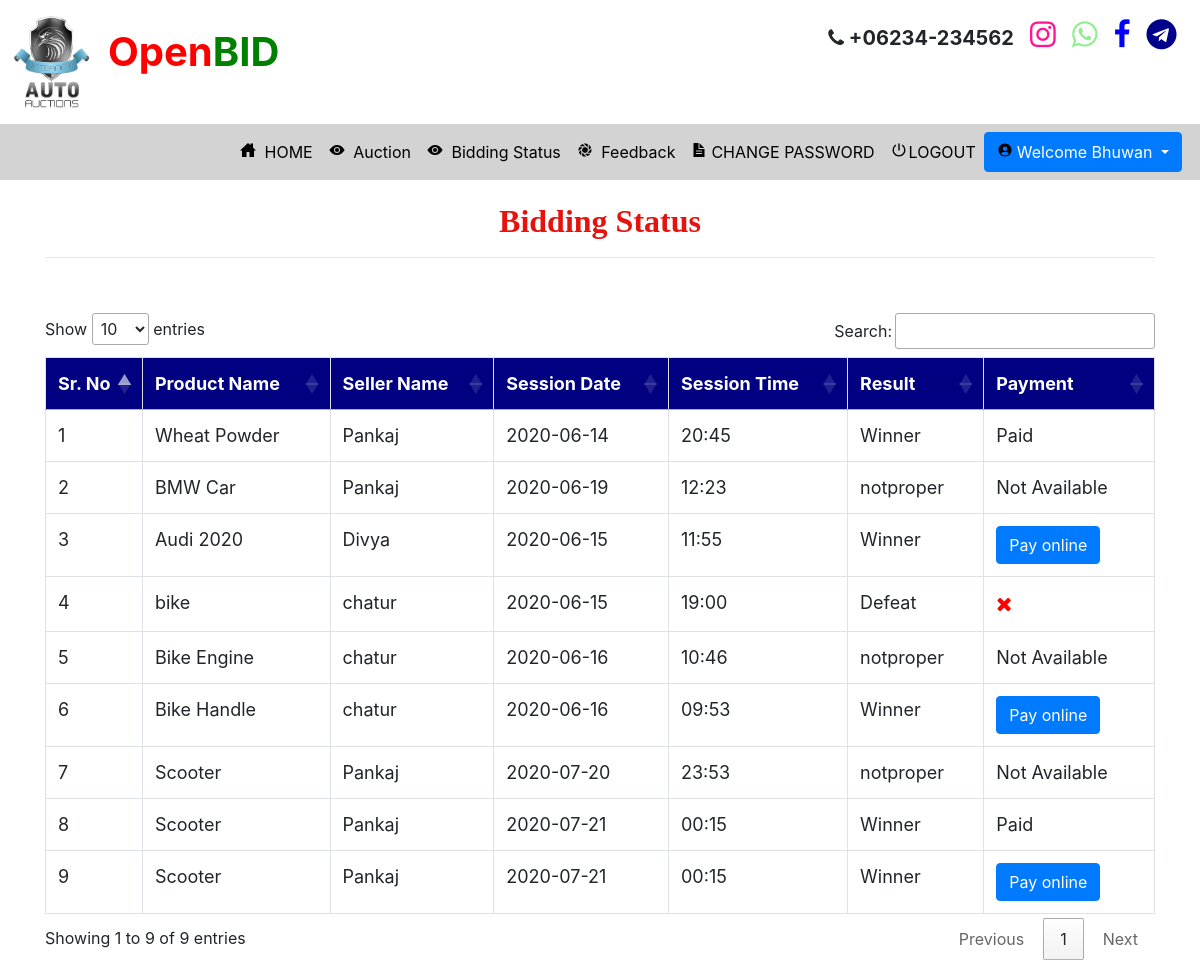
Screenshot of /bidding_status (signed in) with the database file from the repository.
### auction/models.py (models this page shows, shortened)
class Participant(models.Model):
    payment = models.ForeignKey(Payment,on_delete=models.CASCADE,null=True)
    new_price = models.IntegerField(null=True)
    result = models.ForeignKey(Result,on_delete=models.CASCADE,null=True)
    user = models.ForeignKey(Bidder,on_delete=models.CASCADE,null=True)
    aucted_product = models.ForeignKey(Aucted_Product,on_delete=models.CASCADE,null=True)
    product = models.ForeignKey(Product,on_delete=models.CASCADE,null=True)

class Aucted_Product(models.Model):
    winner = models.CharField(max_length=100,null=True)
    user = models.ForeignKey(Auction_User,on_delete=models.CASCADE,null=True)
    product = models.ForeignKey(Product,on_delete=models.CASCADE,null=True)

class Product(models.Model):
    temp = models.IntegerField(null=True)
    status  =models.ForeignKey(Status,on_delete=models.CASCADE,null=True)
    name = models.CharField(max_length=100,null=True)
    min_price = models.IntegerField(null=True)
    images = models.FileField(null=True)
    session = models.ForeignKey(Session_Time,on_delete=models.CASCADE,null=True)
    category = models.ForeignKey(Sub_Category,on_delete=models.CASCADE,null=True)

class Auction_User(models.Model):
    user = models.ForeignKey(User,on_delete=models.CASCADE,null=True)
    dob = models.DateField(null=True)
    address = models.CharField(max_length=100,null=True)
    contact = models.CharField(max_length=10,null=True)
    image = models.FileField(null=True)
    membership = models.ForeignKey(Member_fee,on_delete=models.CASCADE,null=True)

class Session_Time(models.Model):
    date = models.ForeignKey(Session_date,on_delete=models.CASCADE,null=True)
    time = models.CharField(max_length=30,null=True)

class Session_date(models.Model):
    date = models.CharField(max_length=30,null=True)

class Result(models.Model):
    result = models.CharField(max_length=100,null=True)
    def __str__(self):
        return self.result

### auction/views.py (the view)
# urls.py: path('bidding_status', Bidding_Status, name='bidding_status'),
def Bidding_Status(request):
    if not request.user.is_authenticated:
        return redirect('login_user')
    data = 0
    user = User.objects.get(username=request.user.username)
    error = ""
    try:
        data = Bidder.objects.get(user=user)
        if data:
            error = "pat"
    except:
        data = Auction_User.objects.get(user=user)
    if data.membership.fee == "Unpaid":
        return redirect('Member_Payment_mode')
    pro = Participant.objects.filter(user=data)
    d = {'pro':pro,'error':error}
    return render(request,'bidding_status.html',d)

### auction/templates/bidding_status.html (shortened to what this page needs)
{% extends 'navigation.html' %}
{% block body %}
 <div class="container" style="background:white">
<center><h2 style = "font-family : 'Monotype Corsiva' ; color : #E6120E ; font-weight : bold;margin-top:2%">Bidding Status</h2></center><hr>
<table class="table table-bordered" id="myTable">
  <thead>
  <tr>
    <th>Sr. No</th>
    <th>Product Name</th>
    <th>Seller Name</th>
    <th>Session Date</th>
    <th>Session Time</th>
    <th>Result</th>
    <th>Payment</th>
  </tr>
  </thead>
   <tbody>
{% for i in pro %}
  <tr>
    <td>{{forloop.counter}}</td>
    <td>{{i.aucted_product.product.name}}</td>
    <td>{{i.aucted_product.user.user.username}}</td>
    <td>{{i.aucted_product.product.session.date.date}}</td>
    <td>{{i.aucted_product.product.session.time}}</td>
      {% if i.result %}
    <td>{{i.result}}</td>
      {% else %}
<td style="color:green">Start on time</td>
      {% endif %}
      {% if i.payment.pay == "pending" %}
      <td><a href="{% url 'Payment_mode' i.id %}" ><button class="btn btn-primary">Pay online</button></a></td>
 {% else %}
      {% if i.payment.pay == "paid" %}
       <td>Paid</td>
       {% else %}
      {% if i.payment.pay == "reject" %}
      <td style="font-size:20px;color:red"><i class="fa fa-times"></i> </td>
      {% else %}
      <td>Not Available</td>
      {% endif %}
      {% endif %}
      {% endif %}
  </tr>
   {% endfor %}
    </tbody>
</table>
 </div>
{% endblock %}

### auction/templates/navigation.html (shortened to what this page needs)
<!DOCTYPE html>
<html lang="en">
<head>
    {% load static %}
     <link rel="stylesheet" href="https://maxcdn.bootstrapcdn.com/bootstrap/4.0.0/css/bootstrap.min.css">
  <link rel = stylesheet href = "//cdn.datatables.net/1.10.19/css/jquery.dataTables.min.css">
<link rel="stylesheet" href="https://cdnjs.cloudflare.com/ajax/libs/font-awesome/4.7.0/css/font-awesome.min.css">
</head>
<body>
<div class="container-fluid" style="padding:1%">
<div class="row">
<div class="col-md-6">
<img src="{% static 'images/logo.png' %}" style="width:80px;height:100px">
    <span style="font-size:40px;font-weight:bold;padding:2%"><span style="color:red">Open</span><span style="color:green">BID</span></h4>
</div>
<div class="col-md-6" align="right">
    <span style="font-size:20px;font-weight:bold;color:;margin-right:2%"><i class="fa fa-phone"></i> +06234-234562 </span>
    <span style="font-size:30px;font-weight:bold;color:deeppink;margin-right:2%"><i class="fa fa-instagram"></i></span>
     <span style="font-size:30px;font-weight:bold;color:lightgreen;margin-right:2%"><i class="fa fa-whatsapp"></i></span>
     <span style="font-size:30px;font-weight:bold;color:blue;margin-right:2%"><i class="fa fa-facebook"></i></span>
     <span style="font-size:30px;font-weight:bold;color:darkblue;margin-right:2%"><i class="fa fa-telegram"></i></span>
</div>
</div>
</div>
<nav class="navbar navbar-expand-sm" style="background-color:lightgrey">
  <ul class="navbar-nav">
    {% if request.user.username %}
    {% if error == "pat" %}
   <li class="nav-item">
      <a class="nav-link" href="{% url 'profile1' %}" style="color:black;margin-left:200px">
      <ion-icon style="margin-right:4px" name="home-sharp"></ion-icon> HOME</a>
    </li>
    <li class="nav-item">
      <a class="nav-link" href="{% url 'view_auction' 0 %}" style="color:black">
      <ion-icon style="margin-right:4px" name="eye"></ion-icon> Auction</a>
    </li>
    <li class="nav-item">
      <a class="nav-link" href="{% url 'bidding_status' %}" style="color:black">
      <ion-icon style="margin-right:4px" name="eye"></ion-icon> Bidding Status</a>
    </li>
    <li class="nav-item">
      <a class="nav-link" href="{% url 'feedback' %}" style="color:black">
      <ion-icon style="margin-right:4px" name="aperture"></ion-icon> Feedback</a>
    </li>
    <li class="nav-item">
      <a class="nav-link" href="{% url 'change_password1' %}" style="color:black">
      <ion-icon style="margin-right:4px" name="document-text-sharp"></ion-icon>CHANGE PASSWORD</a>
    </li>
{% endif %}
    {% endif %}
    {% if request.user.is_authenticated %}
    <a class="nav-link" href="{% url 'logout' %}" style="color:black"><ion-icon style="margin-right:2px" name="power-sharp"></ion-icon>LOGOUT</a>
    {% if not request.user.is_staff %}
      <div class="btn-group">
  <button type="button" class="btn btn-primary dropdown-toggle" data-toggle="dropdown" aria-haspopup="true" aria-expanded="false">
    <ion-icon style="margin-right:4px;color:black" name="person-circle-sharp"></ion-icon>Welcome {{request.user.first_name}}
  </button>
</div>
    {% else %}
    <li class="nav-item">
      <h5  class="nav-link" style="color:red"><ion-icon style="margin-right:4px;color:white" name="person-circle-sharp"></ion-icon>Welcome {{request.user.username}}</h5>
    </li>
    {% endif %}
    {% endif %}
    </ul>
</nav>
{% block body %}
{% endblock %}
</body></html>

### auction/templates/navigation.html (style rules this page uses)
* { box-sizing: border-box; }
#myTable { border-collapse: collapse; width: 100%; border: 1px solid #ddd; font-size: 18px; }
#myTable th { text-align: left; padding: 12px; background-color: Navy; color: white; }
#myTable td { text-align: left; padding: 12px; background-color: white; }
#myTable tr { border-bottom: 1px solid #ddd; }

### rows the page displays
Participant: aucted_product.product.name "Wheat Powder", aucted_product.user.user.username "Pankaj", aucted_product.product.session "2020-06-14", aucted_product.product.session.time "20:45", result "Winner", shows "Paid"
Participant: aucted_product.product.name "BMW Car", aucted_product.user.user.username "Pankaj", aucted_product.product.session "2020-06-19", aucted_product.product.session.time "12:23", result "notproper", shows "Not Available"
Participant: aucted_product.product.name "Audi 2020", aucted_product.user.user.username "Divya", aucted_product.product.session "2020-06-15", aucted_product.product.session.time "11:55", result "Winner", shows "Pay online"
Participant: aucted_product.product.name "bike", aucted_product.user.user.username "chatur", aucted_product.product.session "2020-06-15", aucted_product.product.session.time "19:00", result "Defeat"
Participant: aucted_product.product.name "Bike Engine", aucted_product.user.user.username "chatur", aucted_product.product.session "2020-06-16", aucted_product.product.session.time "10:46", result "notproper", shows "Not Available"
Participant: aucted_product.product.name "Bike Handle", aucted_product.user.user.username "chatur", aucted_product.product.session "2020-06-16", aucted_product.product.session.time "09:53", result "Winner", shows "Pay online"
Participant: aucted_product.product.name "Scooter", aucted_product.user.user.username "Pankaj", aucted_product.product.session "2020-07-20", aucted_product.product.session.time "23:53", result "notproper", shows "Not Available"
Participant: aucted_product.product.name "Scooter", aucted_product.user.user.username "Pankaj", aucted_product.product.session "2020-07-21", aucted_product.product.session.time "00:15", result "Winner", shows "Paid"
Participant: aucted_product.product.name "Scooter", aucted_product.user.user.username "Pankaj", aucted_product.product.session "2020-07-21", aucted_product.product.session.time "00:15", result "Winner", shows "Pay online"

### other values shown
{{ request.user.first_name }} "Bhuwan"
